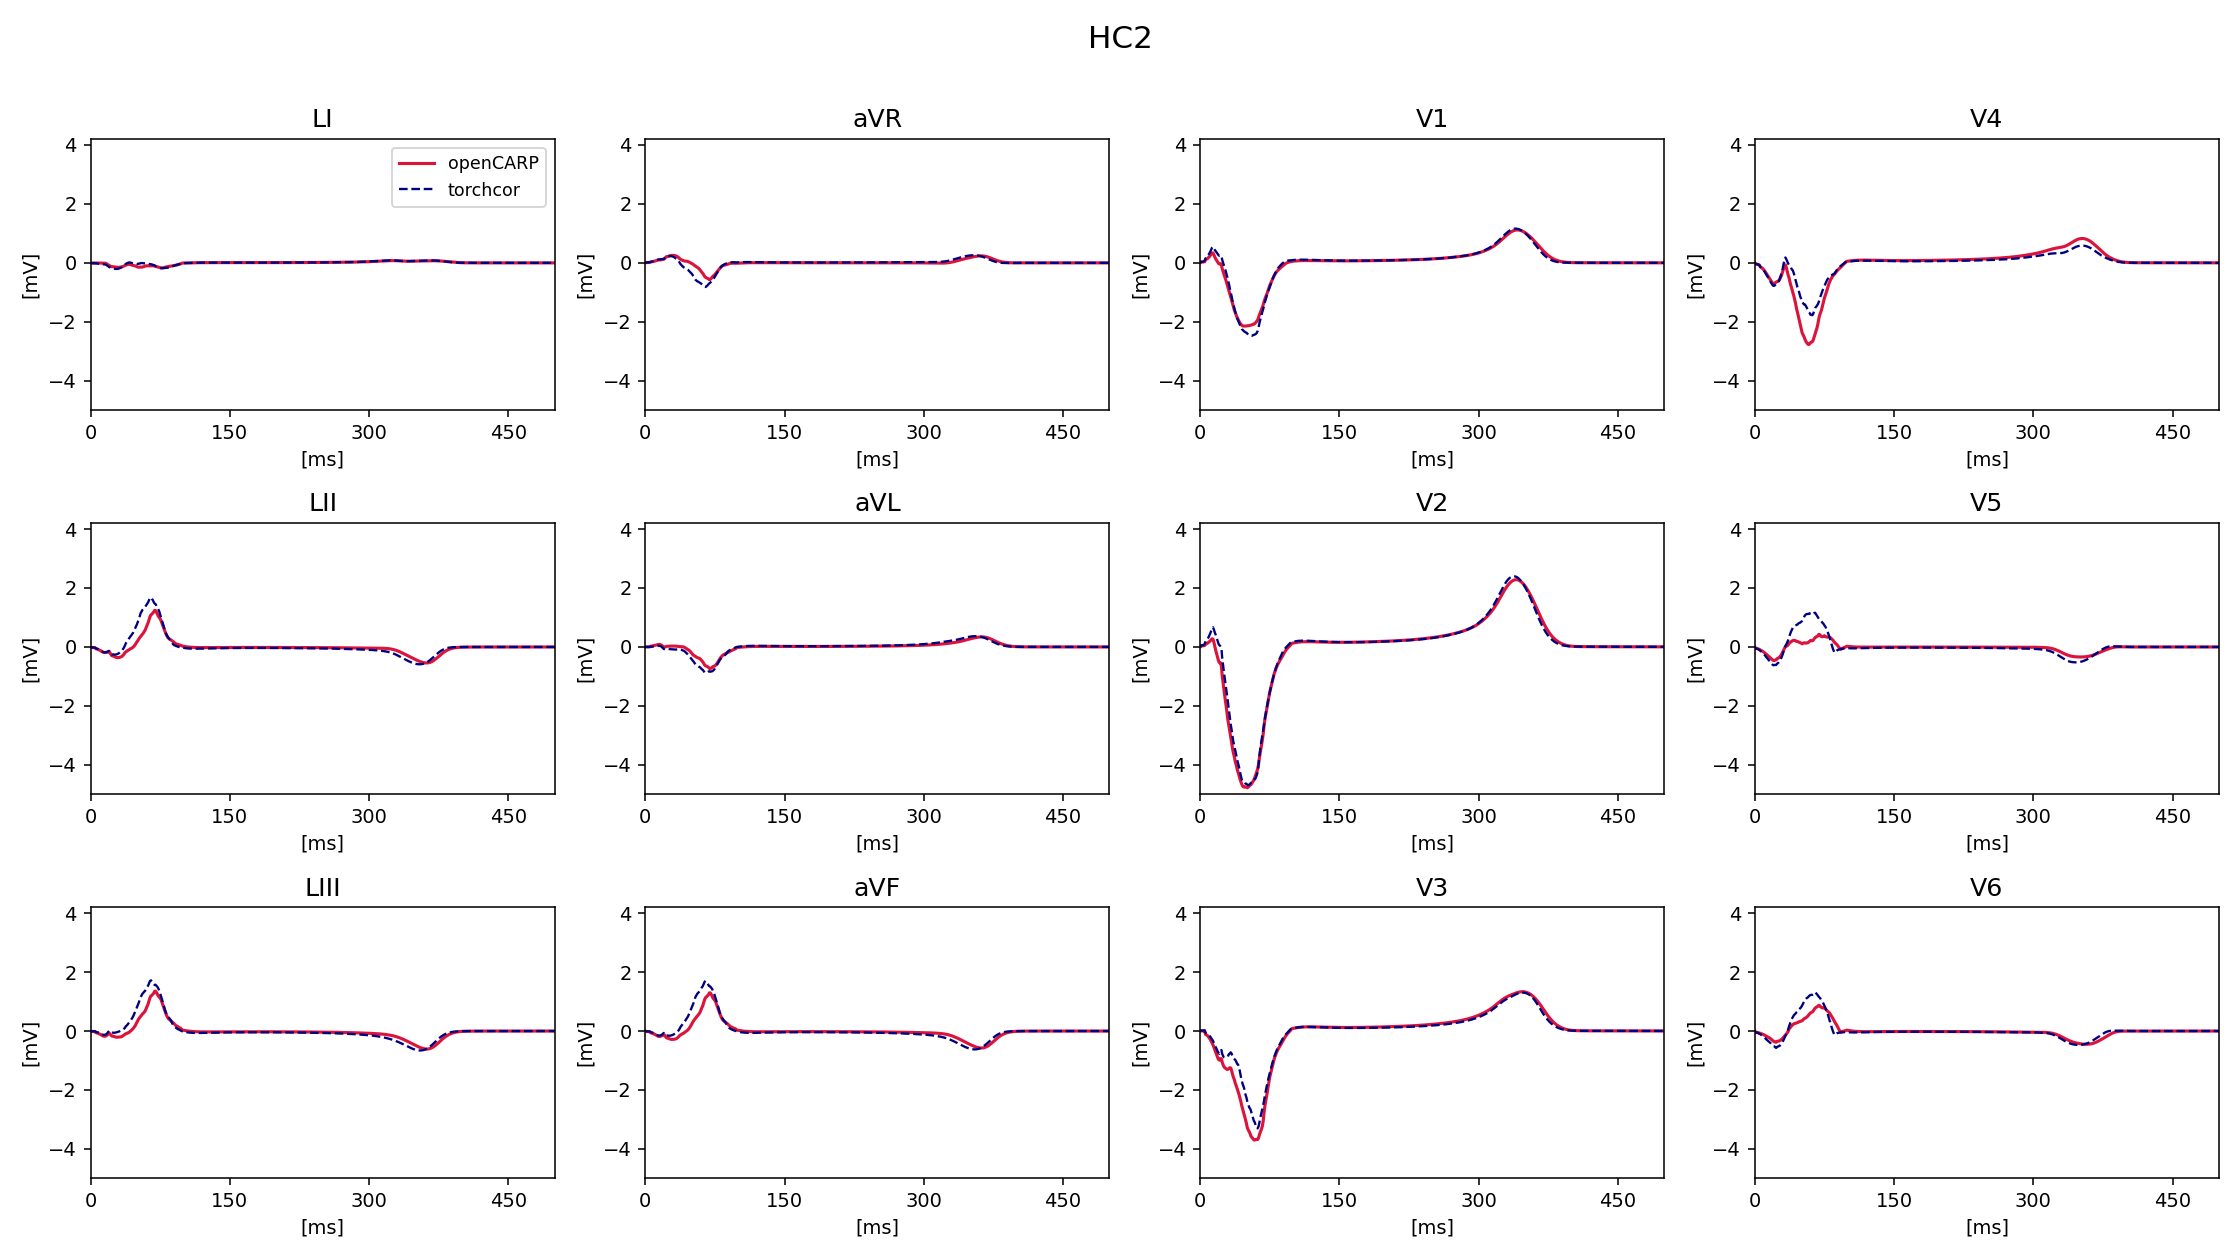

Python code for this plot:
"""
Overlay torchcor's 12-lead ECG on the openCARP ground truth, in the openCARP
HC2 plot style (3x4 layout, [mV] vs [ms]).

Inputs (derived from base_dir):
  - torchcor : <base>/torchcor_results/torchcor_ecg.npz   (written by run_ecg.py)
  - openCARP : <base>/opencarp_results/SIM_EP/ECG_lead_field.dat
Output:
  - match.png   (+ per-lead correlation / RMSE printed to stdout)
"""
import numpy as np
import matplotlib
matplotlib.use("Agg")
import matplotlib.pyplot as plt
from pathlib import Path

# Base data directory -- all other paths are derived from it.
base_dir     = Path("/data/Bei/Torso/HC2")
torchcor_ecg = base_dir / "torchcor_results" / "torchcor_ecg.npz"
opencarp_ecg = base_dir / "opencarp_results" / "SIM_EP" / "ECG_lead_field.dat"
out_png      = Path(__file__).resolve().parent / "match.png"

# Lead column order in ECG_lead_field.dat (after the time column).
order = ["I", "II", "III", "aVR", "aVL", "aVF", "V1", "V2", "V3", "V4", "V5", "V6"]
# Figure layout matching the openCARP HC2 plot: (display label, data key).
grid = [("LI", "I"),    ("aVR", "aVR"), ("V1", "V1"), ("V4", "V4"),
        ("LII", "II"),  ("aVL", "aVL"), ("V2", "V2"), ("V5", "V5"),
        ("LIII", "III"),("aVF", "aVF"), ("V3", "V3"), ("V6", "V6")]

# ---- load openCARP ground truth ----
oc = np.loadtxt(opencarp_ecg)
t_oc = oc[:, 0]
oc_lead = {n: oc[:, 1 + i] for i, n in enumerate(order)}

# ---- load torchcor result ----
if not torchcor_ecg.exists():
    raise FileNotFoundError(
        f"{torchcor_ecg} not found -- run `python run_ecg.py` first to generate it."
    )
data = np.load(torchcor_ecg)
dt = float(data["dt_ms"]) if "dt_ms" in data.files else 1.0
tc_lead = {n: data[n] for n in order}
t_tc = np.arange(len(tc_lead["I"])) * dt

# ---- overlay plot (openCARP vs torchcor) ----
fig, axes = plt.subplots(3, 4, figsize=(16, 9))
fig.suptitle("HC2", fontsize=16)
for ax, (disp, key) in zip(axes.flat, grid):
    ax.plot(t_oc, oc_lead[key], color="crimson", lw=1.6, label="openCARP")
    ax.plot(t_tc, tc_lead[key], color="navy", lw=1.2, ls="--", label="torchcor")
    ax.set_title(disp, fontsize=13)
    ax.set_xlim(0, 500); ax.set_ylim(-5, 4.2)
    ax.set_xticks([0, 150, 300, 450]); ax.set_yticks([-4, -2, 0, 2, 4])
    ax.set_xlabel("[ms]"); ax.set_ylabel("[mV]")
axes.flat[0].legend(fontsize=9, loc="upper right")
plt.tight_layout(rect=[0, 0, 1, 0.97])
plt.savefig(out_png, dpi=140)
print(f"saved {out_png}")

# ---- per-lead metrics ----
T = min(len(t_oc), len(t_tc))
print("\n lead    corr     rmse(mV)")
corrs = []
for disp, key in grid:
    a = tc_lead[key][:T]; b = oc_lead[key][:T]
    c = float(np.corrcoef(a, b)[0, 1]) if a.std() > 0 and b.std() > 0 else float("nan")
    rmse = float(np.sqrt(np.mean((a - b) ** 2)))
    corrs.append(c)
    print(f" {disp:>4s}   {c:+.4f}   {rmse:.4f}")
print(f"\n mean correlation = {np.nanmean(corrs):+.4f}")
